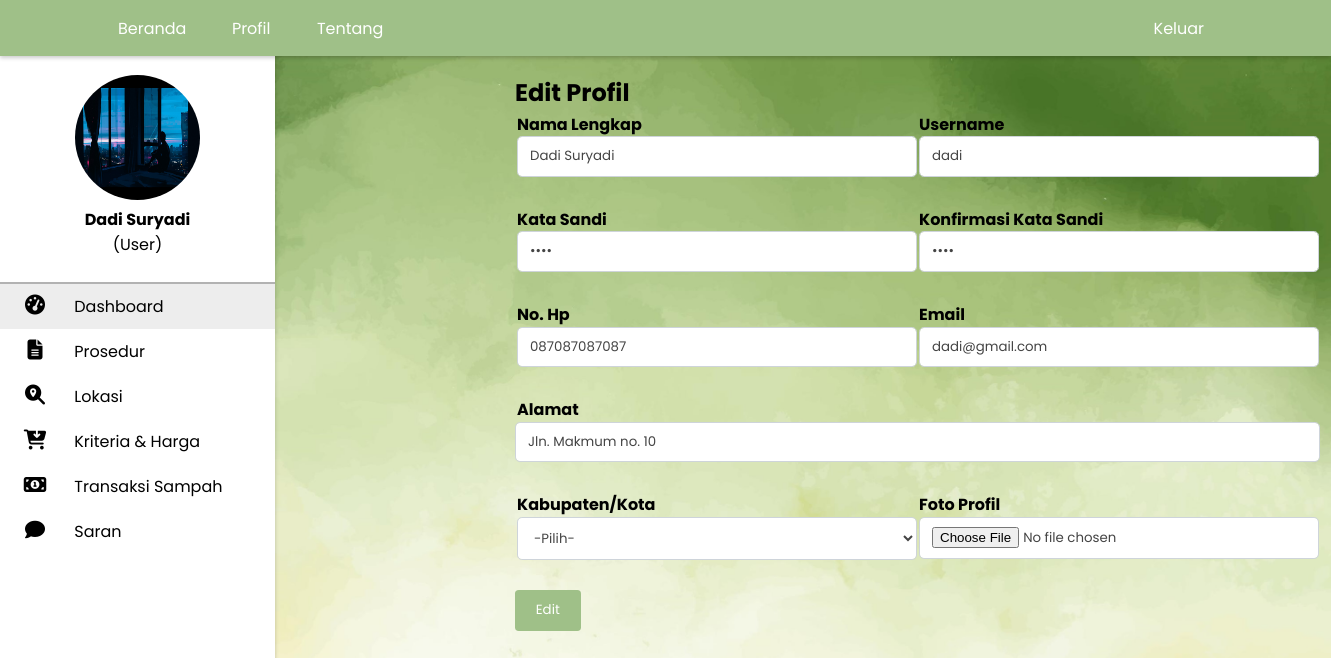
The app's page /profil.php (signed in) with its own data.
### tables this page shows
CREATE TABLE `user` (
  `username` varchar(20) NOT NULL,
  `nama` varchar(30) NOT NULL,
  `email` varchar(20) NOT NULL,
  `password` varchar(15) NOT NULL,
  `alamat` varchar(100) NOT NULL,
  `no_hp` varchar(15) NOT NULL,
  `kab_kota` enum('Lombok Barat','Lombok Tengah','Lombok Timur','Mataram') NOT NULL,
  `foto` varchar(100) NOT NULL
);

### functions.php (called while the page is built, shortened)
<?php
    $username = $_SESSION["username"];
    if($_SESSION['user']){
      $user = 'user';
    }else if($_SESSION['pengepul']){
        $user = 'pengepul';
    }
    ?>

### profil.php (the view, shortened to what this page needs)
<?php
    include 'functions.php';
?>
<!DOCTYPE html>
<html lang="en">
<head>
    <link rel="stylesheet" href="css/setilee.css">
</head>
<body style="background-image: url('img/jojo.jpg'); background-size: 100%;">
        <nav>
       <ul>
       <br><br><br>
       <?php
       $result5 = mysqli_query($conn, "SELECT*from $user where username='$username'");
       if (mysqli_num_rows($result5) > 0) {
                while ($row = mysqli_fetch_assoc($result5)) {
        ?>
        <div class="profil">
        <center><a href="profil.php">
            <?php
                if($row['foto'] != ""){
            ?>
        <img class="foto-profil" src="img/pp/<?php echo $row['foto']; ?>">
        <?php }else{?>
            <img class="foto-profil" src="img/pp/blank.png">
            <?php } ?>
        </a><br>
       <p><b><?php echo $row['nama']?></b></p>
    <p><?php
        if($_SESSION["user"]){
            echo "(User)";
        }else if($_SESSION["pengepul"]){
            echo "(Pengepul)";
        }?>
        </p>
    </center><br></div>
       <?php
                }
            }
            $sql = "SELECT * FROM $user WHERE username='{$_SESSION["username"]}'";
            $sql2 = mysqli_query($conn, $sql);
            if (mysqli_num_rows($sql2) > 0) {
                while ($row = mysqli_fetch_assoc($sql2)) {
       ?>
       <li class="active"><a href="dashboard.php">
       <i class="fas fa-tachometer-alt"></i>
           <span class="nav-item">Dashboard</span>
       </a></li>
       <li><a href="prosedur.php">
       <i class="fas fa-file-alt"></i>
           <span class="nav-item">Prosedur</span>
       </a></li>
       <li><a href="lokasi.php">
       <i class="fas fa-search-location"></i>
           <span class="nav-item">Lokasi</span>
       </a></li>
       <li><a href="jenhar.php">
       <i class="fas fa-cart-arrow-down"></i>
           <span class="nav-item">Kriteria & Harga</span>
       </a></li>
       <li><a href="pilih.php">
       <i class="fas fa-money-bill-alt"></i>
           <span class="nav-item">Transaksi Sampah</span>
       </a></li>
       <li><a href="saran.php">
       <i class="fas fa-comment"></i>
           <span class="nav-item">Saran</span>
       </a></li>
       </ul>
       </nav>
       <div class="container" style="margin-top: 75px;">
        <form style="margin-left: 240px;" name="register" action="" method="POST" enctype="multipart/form-data">
        <h2>Edit Profil</h2>
        <table>
        <tr>
            <td>
                <label for="nama"><b>Nama Lengkap</b></label>
            </td>
            <td>
                <label for="username"><b>Username</b></label>
            </td>
        </tr>
        <tr>
            <td>
                <input class="form-input" type="text" name="nama" value="<?php echo $row['nama']; ?>" required>
            </td>
            <td>
                <input class="form-input" type="tes" name="username" value="<?php echo $row['username']; ?>" required>
            </td>
        </tr>
        <tr>
            <td>
                <label for="password"><b>Kata Sandi</b></label>
            </td>
            <td>
                <label for="password2"><b>Konfirmasi Kata Sandi</b></label>
            </td>
        </tr>
        <tr>
            <td>
                <input class="form-input" type="password" name="password" value="<?php echo $row['password']; ?>" required>
            </td>
            <td>
                <input class="form-input" type="password" name="password2" value="<?php echo $row['password']; ?>" required>
            </td>
        </tr>
        <tr>
            <td>
                <label for="nohp"><b>No. Hp</b></label>
            </td>
            <td>
                <label for="email"><b>Email</b></label>
            </td>
        </tr>
        <tr>
            <td>
                <input class="form-input" type="tel" name="nohp" value="<?php echo $row['no_hp']; ?>" required>
            </td>
            <td>
                <input class="form-input" type="email" name="email" value="<?php echo $row['email']; ?>" required>
            </td>
        </tr>
        <tr>
            <td>
                <label for="alamat"><b>Alamat</b></label>
            </td>
        </tr>
        </table>
        <input class="form-input" style="width: 805px;" type="text" name="alamat" value="<?php echo $row['alamat']; ?>" required>
        <table>
        <tr>
            <td>
                <label for="kab_kota"><b>Kabupaten/Kota</b></label>
            </td>
            <td>
                <label for="foto"><b>Foto Profil</b></label>
            </td>
        </tr>
        <tr>
            <td>
            <select style="width: 400px; height: 1.13cm;" class="form-input" name="kab_kota">
                <option value="">-Pilih-</option>
            </select>
            </td>
            <td>
            <div class="form-input" style="margin-bottom: 0.761cm; height: 1.13cm;">
                <input name="foto" type="file">
            </div>
            </td>
        </tr>
        </table>
        <button type="submit" name="register" class="register-btn" style="font-family: poppins;">Edit</button>
        </form>
    </div>
    <?php }}?>
    <div class="topnav">
            <a href="index.php" style="margin-left: 8%;">Beranda</a>
            <a href="profil.php">Profil</a>
            <a href="tentang.php">Tentang</a>
            <a class="split" href="logout.php" style="margin-right: 8%;">Keluar</a>
        </div>
</body>
</html>

### css/setilee.css (style rules this page uses)
* { margin: 0; padding: 0; outline: none; border: none; text-decoration: none; box-sizing: border-box; font-family: "poppins"; }
body { background: rgb(226, 226, 226); }
nav { position: fixed; top: 30px; bottom: 0; height: 800px; left: 0; width: 275px; background: #ffffff; box-shadow: 0 2px 4px 0 rgba(0, 0, 0, .2); }
.profil { border-bottom: 2px solid rgba(40, 40, 40, 0.358); }
.foto-profil { margin-top: -30px; border-radius: 50%; height: 125px; width: 125px; }
nav .fas { position: relative; width: 70px; font-size: 20px; text-align: center; }
.nav-item { position: relative; margin-left: 10x; }
li { padding-bottom: 10px; padding-top: 10px; }
li.active { background-color: rgb(237, 237, 237); }
.container { margin-top: 35px; margin-left: 275px; }
.form-input { color: rgb(68, 68, 68); margin-top: -2.7px; margin-bottom: 0.75cm; display: block; width: 400px; padding: 0.375rem 0.75rem; line-height: 0.7cm; background-color: rgb(255, 255, 255); background-clip: padding-box; border: 1px solid #ced4da; border-radius: 0.3rem; transition: border-color .15s ease-in-out, box-shadow .15s ease-in-out; }
.register-btn { border: 0px; padding-top: 0.27cm; padding-bottom: 0.27cm; padding-left: 0.55cm; padding-right: 0.55cm; border-radius: 0.1cm; background-color: #9FC088; color: white }
a { text-decoration: none; color: black; }
.topnav { background-color: #9FC088; overflow: hidden; position: fixed; top: 0; width: 100%; box-shadow: 0 2px 4px 0 rgba(0, 0, 0, .2); }
.topnav a { display: block; margin-left: 0.1cm; margin-right: 0.1cm; margin-top: 0.2cm; margin-bottom: 0.2cm; float: left; color: #ffffff; text-align: center; padding: 8px 8px; text-decoration: none; width: 2.42cm; }
.topnav a.split { float: right; }

### records on screen
user: foto (picture), nama "Dadi Suryadi", username "dadi", nohp "087087087087", email "dadi@gmail.com", alamat "Jln. Makmum no. 10"
